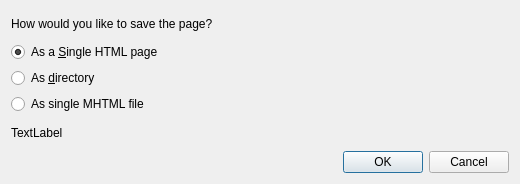
<?xml version="1.0" encoding="UTF-8"?>
<ui version="4.0">
 <class>ChoosePageSaveFormatDlg</class>
 <widget class="QDialog" name="ChoosePageSaveFormatDlg">
  <property name="geometry">
   <rect>
    <x>0</x>
    <y>0</y>
    <width>520</width>
    <height>184</height>
   </rect>
  </property>
  <property name="windowTitle">
   <string>Choose Save Format</string>
  </property>
  <layout class="QVBoxLayout" name="verticalLayout" stretch="0,0,0,0,0,0">
   <item>
    <widget class="QLabel" name="label">
     <property name="text">
      <string>How would you like to save the page?</string>
     </property>
    </widget>
   </item>
   <item>
    <widget class="QRadioButton" name="m_singleHTMLPage">
     <property name="text">
      <string>As a &amp;Single HTML page</string>
     </property>
     <property name="checked">
      <bool>true</bool>
     </property>
    </widget>
   </item>
   <item>
    <widget class="QRadioButton" name="m_asDirectory">
     <property name="text">
      <string>As &amp;directory</string>
     </property>
    </widget>
   </item>
   <item>
    <widget class="QRadioButton" name="m_asMHTMLPage">
     <property name="text">
      <string>As single MHTML file</string>
     </property>
    </widget>
   </item>
   <item>
    <widget class="QLabel" name="m_info">
     <property name="text">
      <string>TextLabel</string>
     </property>
    </widget>
   </item>
   <item>
    <widget class="QDialogButtonBox" name="buttonBox">
     <property name="orientation">
      <enum>Qt::Horizontal</enum>
     </property>
     <property name="standardButtons">
      <set>QDialogButtonBox::Cancel|QDialogButtonBox::Ok</set>
     </property>
    </widget>
   </item>
  </layout>
 </widget>
 <resources/>
 <connections>
  <connection>
   <sender>buttonBox</sender>
   <signal>accepted()</signal>
   <receiver>ChoosePageSaveFormatDlg</receiver>
   <slot>accept()</slot>
   <hints>
    <hint type="sourcelabel">
     <x>20</x>
     <y>20</y>
    </hint>
    <hint type="destinationlabel">
     <x>20</x>
     <y>20</y>
    </hint>
   </hints>
  </connection>
  <connection>
   <sender>buttonBox</sender>
   <signal>rejected()</signal>
   <receiver>ChoosePageSaveFormatDlg</receiver>
   <slot>reject()</slot>
   <hints>
    <hint type="sourcelabel">
     <x>20</x>
     <y>20</y>
    </hint>
    <hint type="destinationlabel">
     <x>20</x>
     <y>20</y>
    </hint>
   </hints>
  </connection>
 </connections>
</ui>
